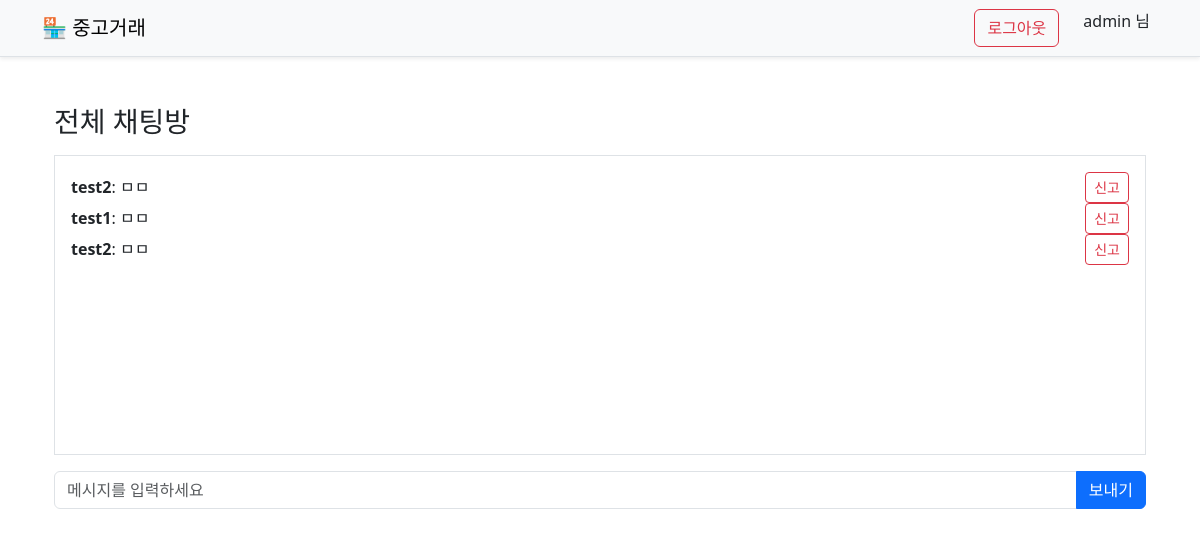
/chat/global_chat/ (signed in), run on an earlier commit of the app's database.
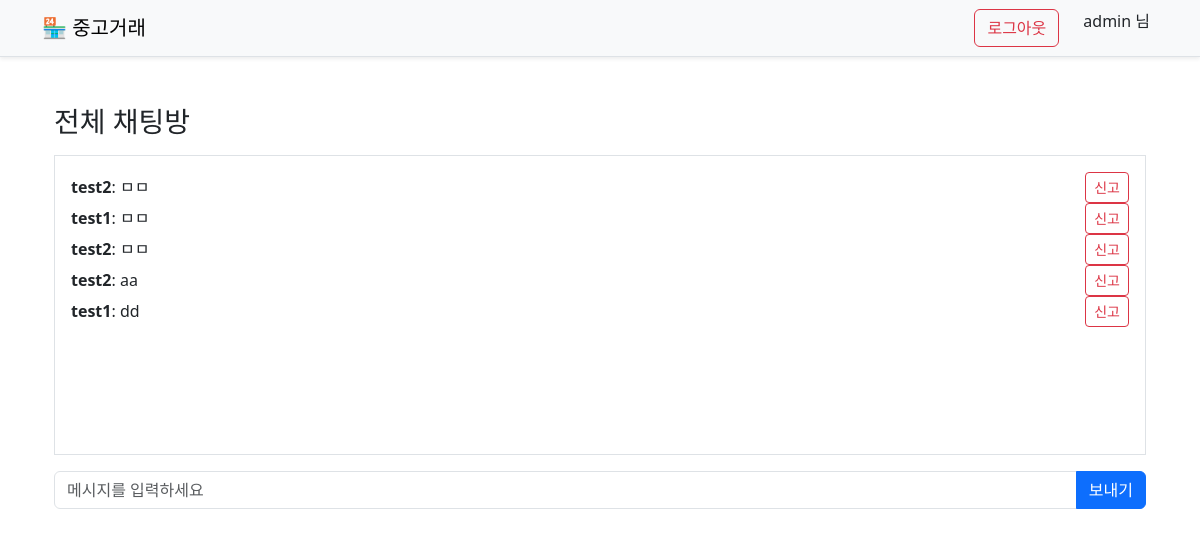
And on a later commit of the database.
### accounts/models.py (models this page shows)
class CustomUser(AbstractUser):
    bio = models.TextField(blank=True)
    account_number = models.CharField(max_length=30, blank=True)
    is_admin = models.BooleanField(default=False)
    is_active = models.BooleanField(default=True)

### chat/models.py (models this page shows)
class Chat(models.Model):
    sender = models.ForeignKey(CustomUser, related_name='sent_messages', on_delete=models.CASCADE)
    receiver = models.ForeignKey(CustomUser, related_name='received_messages', on_delete=models.CASCADE, null=True, blank=True)
    message = models.TextField()
    created_at = models.DateTimeField(auto_now_add=True)
    class Meta:
        ordering = ['created_at']

### chat/views.py (the view)
# urls.py: path('global_chat/', views.global_chat_view, name='global_chat'),  # /chat/global_chat/
@login_required
def global_chat_view(request):
    chats = Chat.objects.filter(receiver__isnull=True).order_by('created_at')  # 전체 채팅만
    return render(request, 'chat/global_chat.html', {
        'user_id': request.user.id,
        'chats': chats,
    })

### templates/chat/global_chat.html (shortened to what this page needs)
{% extends 'base.html' %}
{% block content %}
<div class="container mt-5">
  <h3 class="mb-3">전체 채팅방</h3>
  <div id="chat-log" class="border p-3 mb-3" style="height: 300px; overflow-y: auto;">
    {% for chat in chats %}
      <div class="d-flex justify-content-between align-items-center">
        <div>
          <strong>{% if chat.sender.id == user_id %}나{% else %}{{ chat.sender.username }}{% endif %}</strong>: {{ chat.message }}
        </div>
        {% if chat.sender.id != user_id %}
          <button class="btn btn-sm btn-outline-danger report-btn" data-chat-id="{{ chat.id }}" data-user-id="{{ chat.sender.id }}" data-bs-toggle="modal" data-bs-target="#reportModal">
            신고
          </button>
        {% endif %}
      </div>
    {% endfor %}
  </div>
  <div class="input-group">
    <input id="chat-message-input" type="text" class="form-control" placeholder="메시지를 입력하세요">
    <button id="chat-message-submit" class="btn btn-primary">보내기</button>
  </div>
</div>
{% endblock %}

### templates/base.html (shortened to what this page needs)
<!DOCTYPE html>
<html lang="ko">
<head>
  <link href="https://cdn.jsdelivr.net/npm/bootstrap@5.3.0/dist/css/bootstrap.min.css" rel="stylesheet">
</head>
<body>
  <nav class="navbar navbar-expand-lg navbar-light bg-light border-bottom shadow-sm">
    <div class="container">
      <a class="navbar-brand" href="/">🏪 중고거래</a>
      <div class="d-flex">
        {% if user.is_authenticated %}
            <form method="post" action="{% url 'accounts:logout' %}" class="me-3">
                <button type="submit" class="btn btn-outline-danger">로그아웃</button>
            </form>
            <a href="{% url 'accounts:mypage' %}" class="nav-link px-2">{{ user.username }} 님</a>
        {% else %}
            <a class="nav-link me-2" href="{% url 'accounts:login' %}">로그인</a>
            <a class="nav-link" href="{% url 'accounts:signup' %}">회원가입</a>
        {% endif %}
      </div>
    </div>
  </nav>
  <div class="container mt-4">
    {% block content %}{% endblock %}
  </div>
</body>
</html>

What changed in the data, as far as the page shows it:
added Chat: sender.username "test2", message "aa"
added Chat: sender.username "test1", message "dd"
